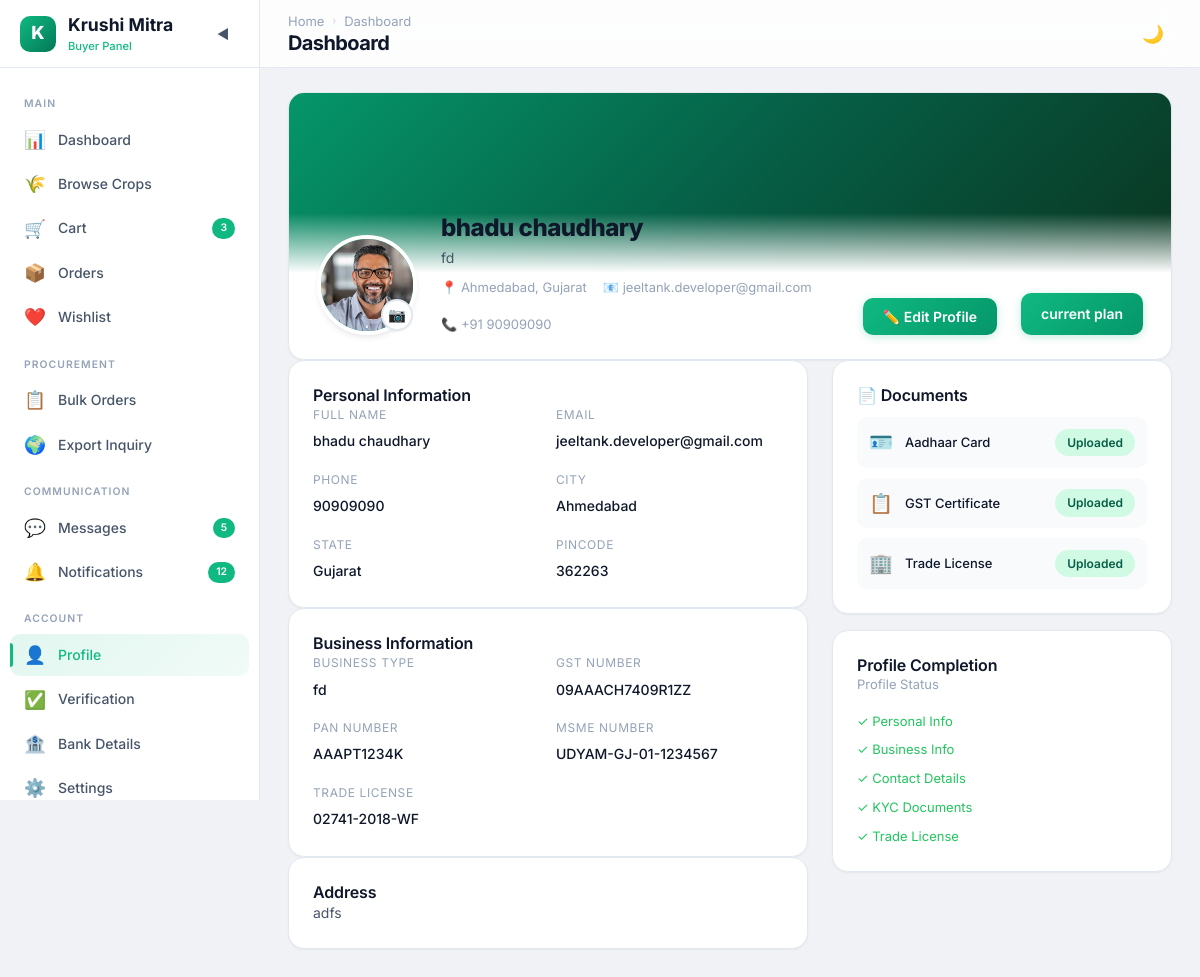
Before: /buyer/profile/ (signed in) with the older database file.
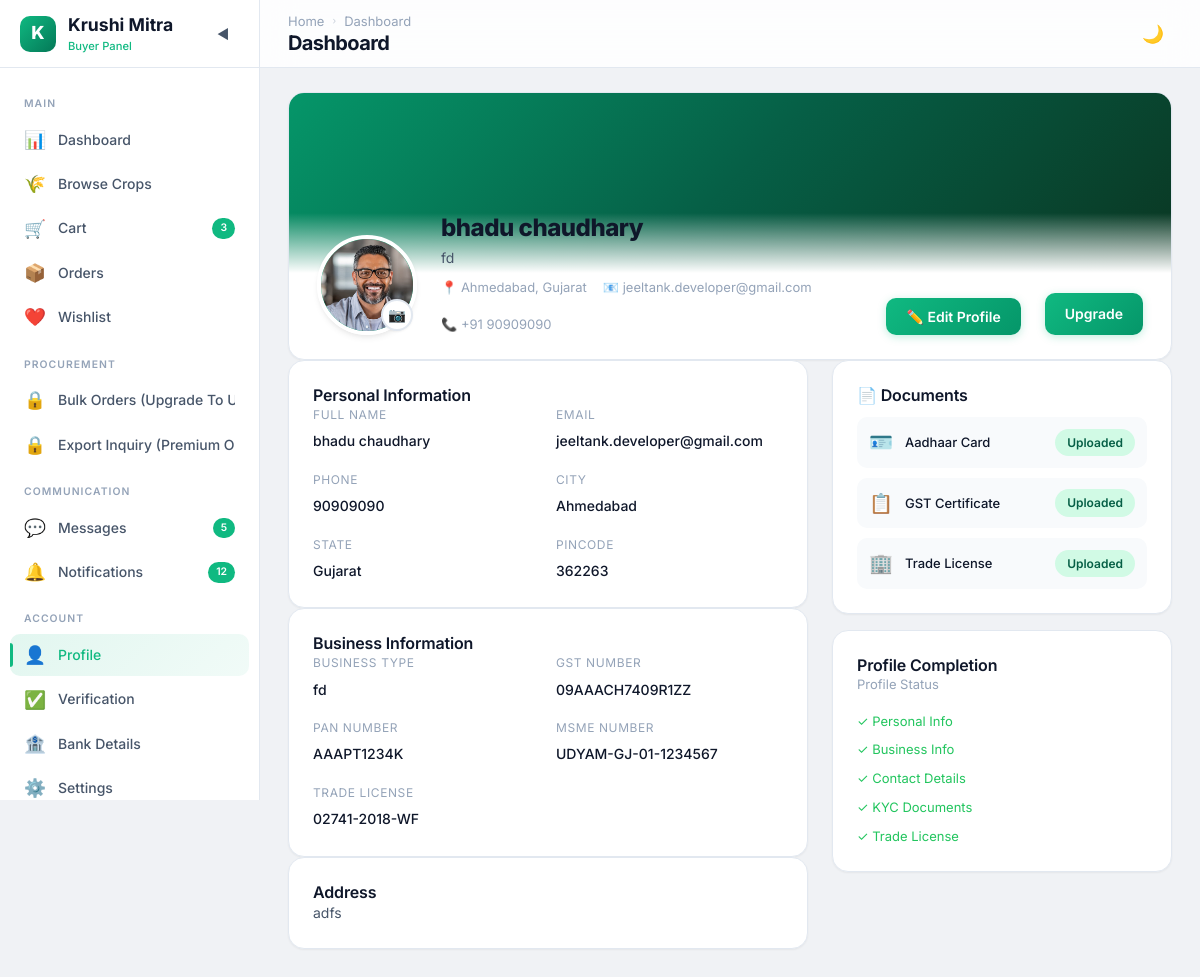
After: the same page with the newer database file.
### buyer/models.py (models this page shows, shortened)
class verification_details(models.Model):
    user = models.ForeignKey(Buyer, on_delete=models.CASCADE, related_name='buyer_details')
    photo = models.ImageField(upload_to='buyer/profile_photos/', blank=True, null=True)
    msme_no = models.CharField(max_length=50, blank=True, null=True)
    trade_license = models.CharField(max_length=50, blank=True, null=True)
    trade_license_doc = models.FileField(upload_to='buyer/documents/trade_license/', blank=True, null=True)
    adharno = models.CharField(max_length=20, unique=True, blank=True, null=True)
    adharcard = models.FileField(upload_to='buyer/documents/adharcard/', blank=True, null=True)
    created_at = models.DateTimeField(auto_now_add=True)
    updated_at = models.DateTimeField(auto_now=True)
    def image_preview(self):
        if self.photo:
            return mark_safe(f'<img src="{self.photo.url}" width="40" style="border-radius:8px;"/>')
        return "—"
    image_preview.short_description = "Icon"
    class Meta:
        ordering = ['-created_at']

class Buyer(models.Model):
    STATE_CHOICES = [
        ('Andhra Pradesh', 'Andhra Pradesh'),
        ('Arunachal Pradesh', 'Arunachal Pradesh'),
        ('Assam', 'Assam'),
        ('Bihar', 'Bihar'),
        ('Chhattisgarh', 'Chhattisgarh'),
        ('Goa', 'Goa'),
        ('Gujarat', 'Gujarat'),
        ('Haryana', 'Haryana'),
        ('Himachal Pradesh', 'Himachal Pradesh'),
        ('Jharkhand', 'Jharkhand'),
        ('Karnataka', 'Karnataka'),
        ('Kerala', 'Kerala'),
        ('Madhya Pradesh', 'Madhya Pradesh'),
        ('Maharashtra', 'Maharashtra'),
        ('Manipur', 'Manipur'),
        ('Meghalaya', 'Meghalaya'),
        ('Mizoram', 'Mizoram'),
        ('Nagaland', 'Nagaland'),
        ('Odisha', 'Odisha'),
        ('Punjab', 'Punjab'),
        ('Rajasthan', 'Rajasthan'),
        ('Sikkim', 'Sikkim'),
        ('Tamil Nadu', 'Tamil Nadu'),
        ('Telangana', 'Telangana'),
        ('Tripura', 'Tripura'),
        ('Uttar Pradesh', 'Uttar Pradesh'),
        ('Uttarakhand', 'Uttarakhand'),
        ('West Bengal', 'West Bengal'),
    ]
    user = models.OneToOneField(User, on_delete=models.CASCADE, related_name='buyer')
    address = models.TextField(blank=True, null=True)
    state = models.CharField(max_length=100,choices=STATE_CHOICES,default='Gujarat')
    pincode = models.CharField(max_length=6,blank=True, null=True)
    business_type = models.CharField(max_length=50, blank=True, null=True)
    gst_certificate = models.FileField(upload_to='buyer/documents/gst/', blank=True, null=True)
    gst_no = models.CharField(max_length=15, unique=True, blank=True, null=True)
    is_verified = models.BooleanField(default=False)
    is_premiume = models.BooleanField(default=False)
    enable_update = models.BooleanField(default=True)
    update_request = models.BooleanField(default=False)
    created_at = models.DateTimeField(auto_now_add=True)
    updated_at = models.DateTimeField(auto_now=True)

class bank_details(models.Model):
    user = models.ForeignKey(Buyer, on_delete=models.CASCADE, related_name='buyer_bank')
    pan_no = models.CharField(max_length=20, blank=True, null=True)
    pancard = models.FileField(upload_to='buyer/documents/pancard/', blank=True, null=True)
    passbook = models.FileField(upload_to='buyer/documents/passbook/', blank=True, null=True)
    account_holder = models.CharField(max_length=100, blank=True, null=True)
    account_no = models.CharField(max_length=30, blank=True, null=True)
    ifsc_code = models.CharField(max_length=20, blank=True, null=True)
    bank_name = models.CharField(max_length=100, blank=True, null=True)
    created_at = models.DateTimeField(auto_now_add=True)
    updated_at = models.DateTimeField(auto_now=True)

### farmer/models.py (models this page shows, shortened)
class User(AbstractUser):
    ROLE_CHOICES = (
        ('Farmer', 'Farmer'),
        ('Buyer', 'Buyer'),
        ('Subadmin', 'Subadmin')
    )
    name = models.CharField(max_length=255)
    role = models.CharField(max_length=20, choices=ROLE_CHOICES)
    email = models.EmailField(unique=True,blank=True, null=True)
    city = models.CharField(max_length=100, blank=True, null=True)
    contact = models.CharField(max_length=10, unique=True , blank=True, null=True)
    password = models.CharField(max_length=128)
    is_active = models.BooleanField(default=False)

### farmer/views.py (the view)
        def wrapper(request, *args, **kwargs):
            if "contact" in request.session:
                try:
                    user = User.objects.get(contact=request.session['contact'])
                    request.uid = user
                    if user.role not in allowed_roles:
                        messages.error(request, "Access Denied")
                        return redirect('login')
                    return view_function(request, *args, **kwargs)
                except User.DoesNotExist:
                    return redirect('login')
            return redirect('login')

### buyer/templates/buyer/profile.html (shortened to what this page needs)
<!DOCTYPE html>
{% load static %}
<html lang="en" data-theme="light">
<head>
  <link rel="stylesheet" href="{% static 'buyer/css/style.css' %}">
  <link rel="stylesheet" href="{% static 'buyer/css/profile.css' %}">
</head>
<body>
  <div class="app-layout">
    <aside class="sidebar">
      <div class="sidebar-header">
        <div class="sidebar-logo">
          <div class="sidebar-logo-icon">K</div>
          <div>
            <div class="sidebar-logo-text">Krushi Mitra</div>
            <span class="sidebar-logo-sub">Buyer Panel</span>
          </div>
        </div>
        <button class="sidebar-toggle">◀</button>
      </div>
      <nav class="sidebar-nav">
        <div class="sidebar-section-label">Main</div>
        <a href="{% url 'buyer_dashboard' %}" class="sidebar-item" data-tooltip="Dashboard"><span
            class="sidebar-item-icon">📊</span><span class="sidebar-item-text">Dashboard</span></a>
        <a href="{% url 'buyer_browse_crops' %}" class="sidebar-item" data-tooltip="Browse Crops"><span
            class="sidebar-item-icon">🌾</span><span class="sidebar-item-text">Browse Crops</span></a>
        <a href="{% url 'buyer_cart' %}" class="sidebar-item" data-tooltip="Cart"><span
            class="sidebar-item-icon">🛒</span><span class="sidebar-item-text">Cart</span><span
            class="sidebar-item-badge">3</span></a>
        <a href="{% url 'buyer_orders' %}" class="sidebar-item" data-tooltip="Orders"><span
            class="sidebar-item-icon">📦</span><span class="sidebar-item-text">Orders</span></a>
        <a href="{% url 'buyer_wishlist' %}" class="sidebar-item" data-tooltip="Wishlist"><span
            class="sidebar-item-icon">❤️</span><span class="sidebar-item-text">Wishlist</span></a>
        <div class="sidebar-section-label">Procurement</div>
        {% if buyr.is_premiume %}
        <a href="{% url 'buyer_bulk_order' %}" class="sidebar-item" data-tooltip="Bulk Orders">
          <span class="sidebar-item-icon">📋</span>
          <span class="sidebar-item-text">Bulk Orders</span>
        </a>
        {% if premium_type.premium_type == 'Premium' %}
        <a href="{% url 'buyer_export_inquiry' %}" class="sidebar-item">
          <span class="sidebar-item-icon">🌍</span>
          <span class="sidebar-item-text">Export Inquiry</span>
        </a>
        {% else %}
        <a href="#" class="sidebar-item disabled-link"
          onclick="alert('Export Inquiry is available for Premium users only.'); return false;">
          <span class="sidebar-item-icon">🔒</span>
          <span class="sidebar-item-text">Export Inquiry (Premium Only)</span>
        </a>
        {% endif %}
        {% else %}
        <a href="#" class="sidebar-item disabled-link" onclick="alert('Upgrade To Unlock Bulk Orders'); return false;">
          <span class=" sidebar-item-icon">🔒</span>
          <span class="sidebar-item-text">Bulk Orders (Upgrade To Unlock)</span>
        </a>
        <a href="#" class="sidebar-item disabled-link"
          onclick="alert('Export Inquiry is available for Premium users only.'); return false;">
          <span class="sidebar-item-icon">🔒</span>
          <span class="sidebar-item-text">Export Inquiry (Premium Only)</span>
        </a>
        {% endif %}
        <div class="sidebar-section-label">Communication</div>
        <a href="{% url 'buyer_messages' %}" class="sidebar-item" data-tooltip="Messages"><span
            class="sidebar-item-icon">💬</span><span class="sidebar-item-text">Messages</span><span
            class="sidebar-item-badge">5</span></a>
        <a href="{% url 'buyer_notifications' %}" class="sidebar-item" data-tooltip="Notifications"><span
            class="sidebar-item-icon">🔔</span><span class="sidebar-item-text">Notifications</span><span
            class="sidebar-item-badge">12</span></a>
        <div class="sidebar-section-label">Account</div>
        <a href="{% url 'buyer_profile' %}" class="sidebar-item active" data-tooltip="Profile"><span
            class="sidebar-item-icon">👤</span><span class="sidebar-item-text">Profile</span></a>
        <a href="{% url 'buyer_verification' %}" class="sidebar-item" data-tooltip="Verification"><span
            class="sidebar-item-icon">✅</span><span class="sidebar-item-text">Verification</span></a>
        <a href="{% url 'buyer_bank_details' %}" class="sidebar-item" data-tooltip="Bank Details"><span
            class="sidebar-item-icon">🏦</span><span class="sidebar-item-text">Bank Details</span></a>
        <a href="{% url 'buyer_settings' %}" class="sidebar-item" data-tooltip="Settings"><span
            class="sidebar-item-icon">⚙️</span><span class="sidebar-item-text">Settings</span></a>
      </nav>
    </aside>
    <div class="main-wrapper">
      <header class="navbar">
        <div class="navbar-left"><button class="mobile-menu-btn">☰</button>
          <div>
            <div class="breadcrumb"><a href="{% url 'buyer_dashboard' %}">Home</a><span
                class="breadcrumb-sep">›</span><span class="current">Profile</span></div>
            <h1 class="page-title">My Profile</h1>
          </div>
        </div>
        <div class="navbar-right"><button class="theme-toggle">🌙</button></div>
      </header>
      <main class="main-content">
        <div class="profile-header card page-reveal">
          <div class="profile-cover"></div>
          <div class="profile-info">
            <div class="profile-photo">
              {% if verification.photo %}
              <img src="{{ verification.photo.url }}" alt="Profile Photo" class="profile-avatar-lg" style="object-fit: cover;">
              {% else %}
              <div class="profile-avatar-lg">{{ uid.name|slice:":2"|upper }}</div>
              {% endif %}
              <button class="profile-photo-edit">📷</button>
            </div>
            <div class="profile-details">
              <h2 class="profile-name-lg">{{uid.name}}</h2>
              <p class="profile-bio">{{ buyr.business_type|default:"Buyer" }}</p>
              <div class="profile-meta">
                <span>📍 {{ uid.city|default:"City not provided" }}, {{ buyr.state|default:"" }}</span>
                <span>📧 {{ uid.email|default:"Email not provided" }}</span>
                <span>📞 +91 {{ uid.contact|default:"Contact not provided" }}</span>
              </div>
            </div>
            <button class="btn btn-primary">✏️ Edit Profile</button>
            {% if buyr.is_premiume %}
            <a href="{% url 'current_plan' %}" class="btn btn-primary">current plan</a>
            {% else %}
            <a href="{% url 'buyer_premium' %}" class="btn btn-primary">Upgrade</a>
            {% endif %}
          </div>
        </div>
        <div class="profile-layout page-reveal">
          <div class="profile-main">
            <div class="card">
              <h3 class="card-title">Personal Information</h3>
              <div class="profile-grid">
                <div class="profile-field"><label>Full Name</label><span>{{uid.name}}</span></div>
                <div class="profile-field"><label>Email</label><span>{{uid.email|default:"Not provided"}}</span></div>
                <div class="profile-field"><label>Phone</label><span>{{uid.contact|default:"Not provided"}}</span></div>
                <div class="profile-field"><label>City</label><span>{{uid.city|default:"Not provided"}}</span></div>
                <div class="profile-field"><label>State</label><span>{{buyr.state|default:"Not provided"}}</span></div>
                <div class="profile-field"><label>Pincode</label><span>{{buyr.pincode|default:"Not provided"}}</span></div>
              </div>
            </div>
            <div class="card">
              <h3 class="card-title">Business Information</h3>
              <div class="profile-grid">
                <div class="profile-field"><label>Business Type</label><span>{{ buyr.business_type|default:"Not provided" }}</span></div>
                <div class="profile-field"><label>GST Number</label><span>{{ buyr.gst_no|default:"Not provided" }}</span></div>
                <div class="profile-field"><label>PAN Number</label><span>{{ bank_info.pan_no|default:"Not provided" }}</span></div>
                <div class="profile-field"><label>MSME Number</label><span>{{ verification.msme_no|default:"Not provided" }}</span></div>
                <div class="profile-field"><label>Trade License</label><span>{{ verification.trade_license|default:"Not provided" }}</span></div>
              </div>
            </div>
            <div class="card">
              <h3 class="card-title">Address</h3>
              <p style="font-size:0.875rem;color:var(--text-secondary);">{{ buyr.address|default:"Address not provided yet." }}</p>
            </div>
          </div>
          <div class="profile-side">
            <div class="card">
              <h3 class="card-title">📄 Documents</h3>
              <div class="doc-list">
                <div class="doc-item">
                  <span class="doc-icon">🪪</span>
                  <span class="doc-name">Aadhaar Card</span>
                  {% if verification.adharcard %}
                  <span class="badge badge-approved">Uploaded</span>
                  {% else %}
                  <span class="badge badge-pending">Pending</span>
                  {% endif %}
                </div>
                <div class="doc-item">
                  <span class="doc-icon">📋</span>
                  <span class="doc-name">GST Certificate</span>
                  {% if buyr.gst_certificate %}
                  <span class="badge badge-approved">Uploaded</span>
                  {% else %}
                  <span class="badge badge-pending">Pending</span>
                  {% endif %}
                </div>
                <div class="doc-item">
                  <span class="doc-icon">🏢</span>
                  <span class="doc-name">Trade License</span>
                  {% if verification.trade_license_doc %}
                  <span class="badge badge-approved">Uploaded</span>
                  {% else %}
                  <span class="badge badge-pending">Pending</span>
                  {% endif %}
                </div>
              </div>
            </div>
            <div class="card">
              <h3 class="card-title">Profile Completion</h3>
              <div class="flex items-center justify-between mb-2">
                <span class="body-small text-muted">Profile Status</span>
              </div>
              <div class="profile-steps mt-4">
                <div class="step-item {% if uid.name %}done{% else %}pending{% endif %}">{% if uid.name %}✓{% else %}⏳{% endif %} Personal Info</div>
                <div class="step-item {% if buyr.business_type %}done{% else %}pending{% endif %}">{% if buyr.business_type %}✓{% else %}⏳{% endif %} Business Info</div>
                <div class="step-item {% if buyr.address %}done{% else %}pending{% endif %}">{% if buyr.address %}✓{% else %}⏳{% endif %} Contact Details</div>
                <div class="step-item {% if verification.adharcard %}done{% else %}pending{% endif %}">{% if verification.adharcard %}✓{% else %}⏳{% endif %} KYC Documents</div>
                <div class="step-item {% if verification.trade_license_doc %}done{% else %}pending{% endif %}">{% if verification.trade_license_doc %}✓{% else %}⏳{% endif %} Trade License</div>
              </div>
            </div>
          </div>
        </div>
      </main>
    </div>
  </div>
</body>
</html>

Changed rows visible on the page:
changed Buyer "fd": is_premiume True → False (drawn)
Other visible differences:
text no longer shown: "📋 Bulk Orders 🌍 Export Inquiry current plan"
text now shown: "🔒 Bulk Orders (Upgrade To… 🔒 Export Inquiry (Premium… Upgrade"
